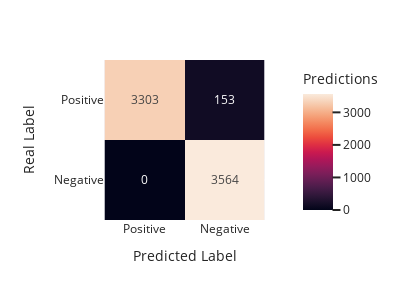

This figure's notebook cell:
### Code cell
print(conf_matrix_total)
metrics = conf_matrix_metrics(conf_matrix_total)
print_metrics(metrics)
plot_confusion_matrix(metrics)

### Figure 1 — Plotly figure (JSON) as saved in the notebook; plotly's stock layout.template omitted (floating-point values rounded to 4 significant figures)
{"data": [{"coloraxis": "coloraxis", "hovertemplate": "Predicted Label: %{x}<br>Real Label: %{y}<br>Predictions: %{z}<extra></extra>", "name": "0", "texttemplate": "%{z}", "type": "heatmap", "x": ["Positive", "Negative"], "xaxis": "x", "y": ["Positive", "Negative"], "yaxis": "y", "z": [[3303, 153], [0, 3564]]}], "layout": {"coloraxis": {"colorbar": {"title": {"text": "Predictions"}}, "colorscale": [[0, "rgb(2,4,25)"], [0.0625, "rgb(24,15,41)"], [0.125, "rgb(47,23,57)"], [0.1875, "rgb(71,28,72)"], [0.25, "rgb(97,30,82)"], [0.3125, "rgb(123,30,89)"], [0.375, "rgb(150,27,91)"], [0.4375, "rgb(177,22,88)"], [0.5, "rgb(203,26,79)"], [0.5625, "rgb(223,47,67)"], [0.625, "rgb(236,76,61)"], [0.6875, "rgb(242,107,73)"], [0.75, "rgb(244,135,95)"], [0.8125, "rgb(245,162,122)"], [0.875, "rgb(246,188,153)"], [0.9375, "rgb(247,212,187)"], [1, "rgb(250,234,220)"]]}, "height": 300, "margin": {"t": 60}, "width": 400, "xaxis": {"anchor": "y", "constrain": "domain", "domain": [0, 1], "scaleanchor": "y", "title": {"text": "Predicted Label"}}, "yaxis": {"anchor": "x", "autorange": "reversed", "constrain": "domain", "domain": [0, 1], "title": {"text": "Real Label"}}}}
